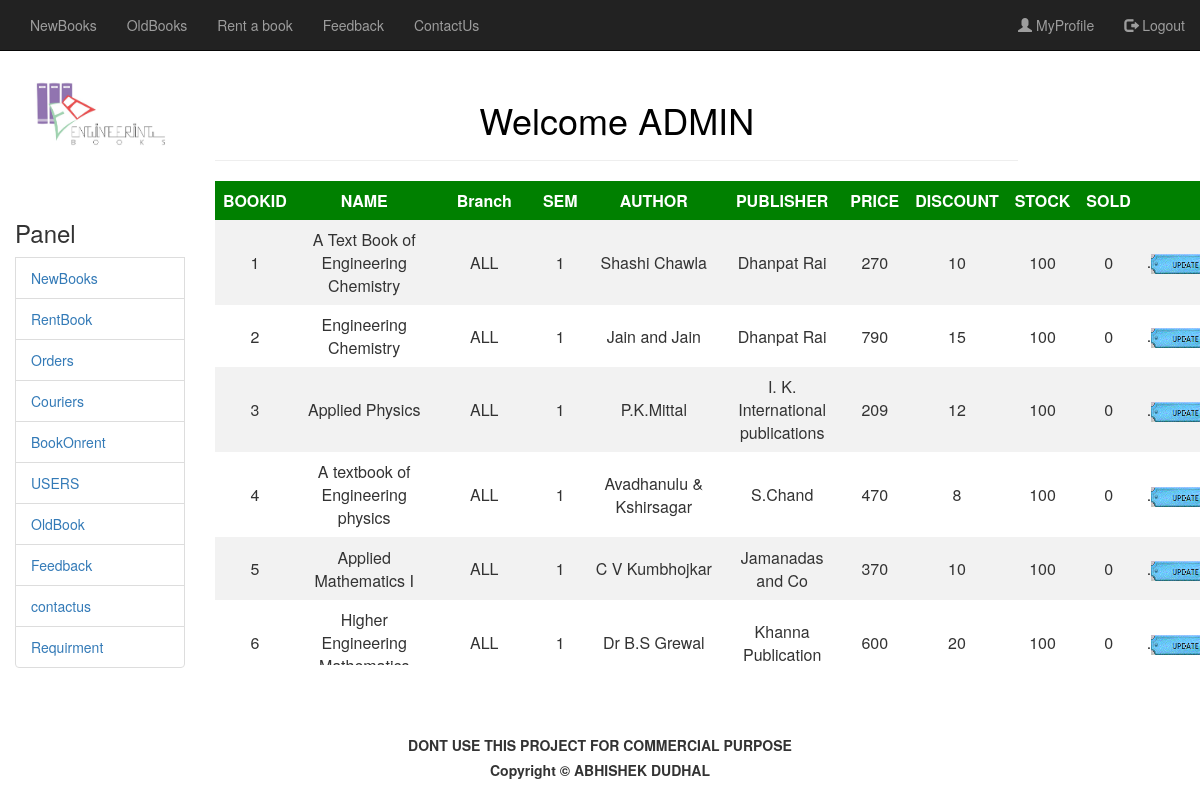
/cpanel.php?itemno=1 (signed in), run on the app's committed database.
### tables this page shows
CREATE TABLE IF NOT EXISTS `nbook` (
`BookId` int(10) NOT NULL,
  `BOOKNAME` varchar(66) DEFAULT NULL,
  `Year` varchar(5) DEFAULT NULL,
  `Branch` varchar(20) DEFAULT NULL,
  `Sem` varchar(1) DEFAULT NULL,
  `Author` varchar(44) DEFAULT NULL,
  `PublicatonHouse` varchar(40) DEFAULT NULL,
  `Price` float DEFAULT NULL,
  `Discount` int(2) DEFAULT NULL,
  `Stock` int(10) NOT NULL DEFAULT '100',
  `soldq` int(10) NOT NULL,
  `BookImage` varchar(1000) NOT NULL DEFAULT 'nbook/na.jpg'
);

### cpanel.php (the view, shortened to what this page needs)
<html xmlns="http://www.w3.org/1999/xhtml" xml:lang="cz">
     <head>
	 <link rel="stylesheet" href="http://maxcdn.bootstrapcdn.com/bootstrap/3.3.6/css/bootstrap.min.css">
    </head>
    <body>
		 <nav class="navbar navbar-inverse navbar-fixed-top">
	<div class="container-fluid">
	   <div class="collapse navbar-collapse" id="myNavbar">
	 <ul class="nav navbar-nav">
 <li><a  href="index.php">NewBooks</a></li>
  <li><a href="oldbook.php">OldBooks</a></li>
  <li><a href="rentbook.php">Rent a book</a></li>
  <li><a href="feedback.php">Feedback</a></li>
  <li><a href="contact.php">ContactUs</a></li>
  </ul>
   <ul class="nav navbar-nav navbar-right">
 <li><a href="login.php"><span class="glyphicon glyphicon-user"></span> MyProfile</a></li>
 <?php
$id=$_SESSION['eid'];
    if($id!="")
   echo"<li><a href='?log=out'><span class='glyphicon glyphicon-log-out'></span> Logout</a></li>";
   ?>
</ul>
</div>
</div>
</nav>
<br/>
<br/>
<div class="container-fluid">
<div class="row">
    <div class="col-sm-2"><br/>
	<div align="center">
<img class="a" src="logo.jpg" width="100%" >
</div>
<br/>
<div class="bscroll">
<h3>Panel</h3>
<li class="list-group-item"><a  href="cpanel.php?itemno=1">NewBooks</a></li>
<li class="list-group-item"><a  href="cpanel.php?itemno=2">RentBook</a></li>
<li class="list-group-item"><a href="cpanel.php?itemno=3">Orders</a></li>
<li class="list-group-item"><a  href="cpanel.php?itemno=4">Couriers</a></li>
<li class="list-group-item"><a  href="cpanel.php?itemno=5">BookOnrent</a></li>
<li class="list-group-item"><a  href="cpanel.php?itemno=6">USERS</a></li>
<li class="list-group-item"><a  href="cpanel.php?itemno=7">OldBook</a></li>
<li class="list-group-item"><a  href="cpanel.php?itemno=8">Feedback</a></li>
<li class="list-group-item"><a href="cpanel.php?itemno=9">contactus</a></li>
<li class="list-group-item"><a href="cpanel.php?itemno=10">Requirment</a></li>
  </div>
  </div>
  <br/>
 <div class="ascroll">
	 <div class="col-sm-10">
	 <br/>
	 <h1 align='center'><font color="Black"style="century">Welcome ADMIN</font></h1>
	 <hr>
    <?php
$id=$_SESSION['eid'];
$cnd=$_REQUEST['itemno'];
 require "connect.php";
        $sql=mysql_query("select * from users where user_name='$id'");
       $m=0;
	  while($mat = mysql_fetch_array($sql))
        {
               $i=$mat['utype'];
			   if($i=='ADMIN')
				$m=1;
		}
    if($m==1)
	{
 if($cnd=='1')
	 {
		 $sql="select * from nbook";
    $row = $conn->query($sql);
    echo "<table align='center'><tr> <th>BOOKID</th><th>NAME</th><th>Branch</th><th>SEM</th><th>AUTHOR</th><th>PUBLISHER</th><th>PRICE</th><th>DISCOUNT</th><th>STOCK</th><th>SOLD</th><th></th><th></th></tr>";
        while($arr = $row->fetch_assoc())
        {
              $bi=$arr['BookId'];
			  $bn=$arr['BOOKNAME'];
			  $bss=$arr['Sem'];
			  $bb=$arr['Branch'];
			  $bu=$arr['Author'];
			  $bp=$arr['PublicatonHouse'];
			  $bpr=$arr['Price'];
			  $bd=$arr['Discount'];
			  $bs=$arr['Stock'];
			  $bq=$arr['soldq'];
       echo "<tr><td>" .$bi."</td><td>" . $bn."</td><td>" . $bb."</td><td>" . $bss."</td><td>" . $bu."</td><td>" . $bp."</td>
	   <td>" . $bpr."</td><td>" . $bd."</td><td>" . $bs."</td><td>" . $bq."</td>
	   <td>.<a href='upnbook.php?itemno=$bi'><img src='images/update.gif' width='70' height='20'/></a>.</td>
	   <td>.<a href='delete.php?con=1&itemno=$bi'><img src='images/delete.gif' width='70' height='20'/>
	   </a>.</td></tr>";
        }
          echo "</table>";
	 }
	}
	else
	{
		header("location:index.php");
	}
   ?>
</div>
</div>
</div>
	 </div>
<br/>
<br/>
<br/>
<div id="Bottom" align='center'>
<h5 class="down" align='center'><b>DONT USE THIS PROJECT FOR COMMERCIAL PURPOSE</b></h5>
<h5 class="down" align='center'><b>Copyright &copy; ABHISHEK DUDHAL</b></h5>
</div>
    </body>
    </html>

### cpanel.php (style rules this page uses)
table { border-collapse: collapse; width: 100%; }
th, td { text-align: center; padding: 8px; }
tr:nth-child(even) { background-color: #f2f2f2 }
th { background-color:Green; color: white; }
body { background-image: url("back.jpg"); background-position:0px 0px; background-size: cover; background-repeat: repeat; }
body { background-image: url(back.jpg); background-position:0px 0px; background-attachment:fixed; background-size: cover; background-repeat: repeat; }
.a { opacity: 0.7; filter: alpha(opacity=50); }
.ascroll { max-height:605px; overflow-y:scroll; }
.bscroll { max-height:600px; overflow-y:scroll; }

### data on the page
nbook: BookId "1", BOOKNAME "A Text Book of Engineering Chemistry", Branch "ALL", Sem "1", Author "Shashi Chawla", PublicatonHouse "Dhanpat Rai", Price "270", Discount "10", Stock "100", soldq "0"
nbook: BookId "2", BOOKNAME "Engineering Chemistry", Branch "ALL", Sem "1", Author "Jain and Jain", PublicatonHouse "Dhanpat Rai", Price "790", Discount "15", Stock "100", soldq "0"
nbook: BookId "3", BOOKNAME "Applied Physics", Branch "ALL", Sem "1", Author "P.K.Mittal", PublicatonHouse "I. K. International publications", Price "209", Discount "12", Stock "100", soldq "0"
nbook: BookId "4", BOOKNAME "A textbook of Engineering physics", Branch "ALL", Sem "1", Author "Avadhanulu & Kshirsagar", PublicatonHouse "S.Chand", Price "470", Discount "8", Stock "100", soldq "0"
nbook: BookId "5", BOOKNAME "Applied Mathematics I", Branch "ALL", Sem "1", Author "C V Kumbhojkar", PublicatonHouse "Jamanadas and Co", Price "370", Discount "10", Stock "100", soldq "0"
nbook: BookId "6", BOOKNAME "Higher Engineering…", Branch "ALL", Sem "1", Author "Dr B.S Grewal", PublicatonHouse "Khanna Publication", Price "600", Discount "20", Stock "100", soldq "0"
